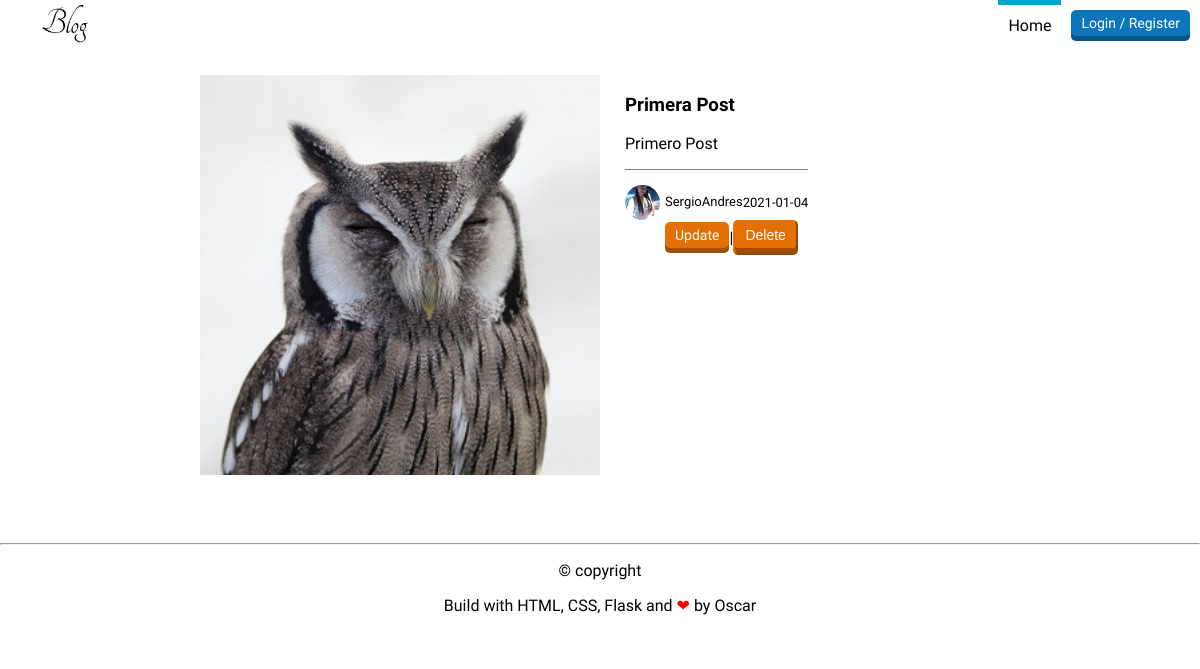
/post/1, run on an earlier commit of the app's database.
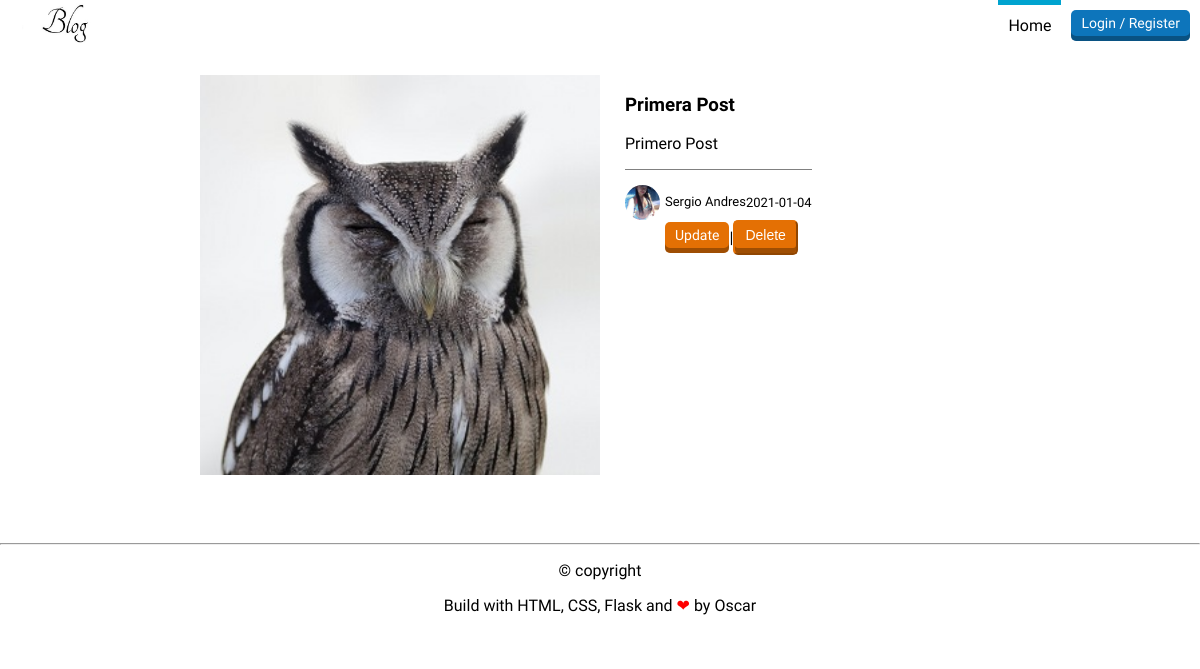
And on a later commit of the database.
### flaskblog/models.py (models this page shows, shortened)
class User(db.Model, UserMixin):
    id = db.Column(db.Integer, primary_key=True)
    username = db.Column(db.String(20), unique=True, nullable=False)
    email = db.Column(db.String(120), unique=True, nullable=False)
    image_file = db.Column(db.String(20), nullable=False, default='default.jpg')
    bio = db.Column(db.String(500), nullable=False, default='')
    facebook = db.Column(db.String(120), nullable=False, default='')
    twitter = db.Column(db.String(120), nullable=False, default='')
    password = db.Column(db.String(60), nullable=False)
    posts = db.relationship('Post', backref='author', lazy=True)

### flaskblog/routes.py (the view)
@app.route("/post/<int:post_id>")
def post(post_id):
    post = Post.query.get_or_404(post_id)
    return render_template('post.html', title=post.title, post=post)

### flaskblog/templates/post.html
{% extends "layout.html" %}
{% block content %}
    <header>
        <a href="{{ url_for('home') }}">
            <img src="{{ url_for('static', filename='profile_pics/logo.jpg') }}" alt="logo" height="40">
        </a>
        <div class="header-right">
            {% if current_user.is_authenticated %}
            <nav>
                <ul>
                    <li><a href="{{ url_for('home') }}">Home</a></li>
                    <li><a href="{{ url_for('new_post') }}">New Post</a></li>
                    <li><a href="#">Agenda</a></li>
                    <li><a class="is-active" href="{{ url_for('home') }}">Blog</a></li>
                    <li><a href="#">Info</a></li>
                    <li><a href="{{ url_for('account') }}">Account</a></li>
                </ul>
            </nav>
                <a href="{{ url_for('logout') }}" class="button red">logout</a>
            {% else %}
            <nav>
                <ul>
                    <li><a href="{{ url_for('home') }}" class="is-active">Home</a></li>
                </ul>
            </nav>
                <a href="{{ url_for('login') }}" class="button blue">Login / Register</a>
            {% endif %}
        </div>
    </header>
    <div class="formulario">
        <div class="col3">
            <img src="{{ url_for('static', filename='profile_pics/img6.jpg') }}" alt="img2" width="400" height="400">
        </div>
        <div class="description">
            <h3>{{ post.title }}</h3>
            <p>
                {{ post.content }}
            </p>
            <div class="autor">
                <p>
                    <img src="{{ url_for('static', filename='profile_pics/' + post.author.image_file) }}"
                    alt="default" width="35px" height="35px"><span>{{ post.author.username }}</span>
                </p>
                <span>{{ post.date_posted.strftime('%Y-%m-%d') }}</span>
            </div>
            <nav>
                <ul>
                    <li><a href="{{ url_for('update_post', post_id=post.id) }}" class="button red">Update</a></li>
                    <li><form action="{{ url_for('delete_post', post_id=post.id)  }}" method=POST> <input class="button red" type="submit" value="Delete"></li>
                </ul>
            </nav>
        </div>
    </div>
{% endblock content %}

What changed in the data, as far as the page shows it:
changed User: image_file: a different picture; author.username "SergioAndres" → "Sergio Andres"
